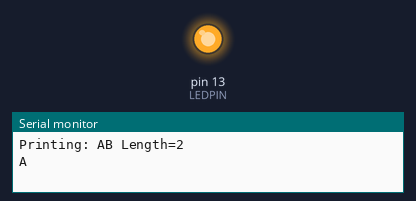
This sketch was run on a simulated Arduino Uno, built with avr-gcc and run on an emulated ATmega328P. Shown: output pins drawn as LEDs (lit = HIGH), the last lines printed to the serial monitor.

Above: at 0.57 s.
At 4.1 s:
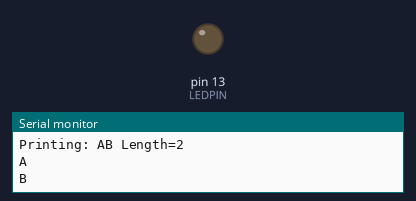
Timing chart, 0 to 6.5 s (numbered marks = the images above):
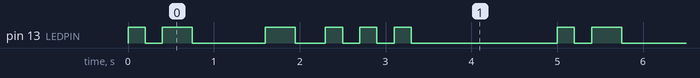

Measured:
- by itself, pin 13 (LEDPIN): repeats every 5.0 s: LOW 0.20 s, HIGH 0.35 s, LOW 0.85 s, HIGH 0.35 s, LOW 0.35 s, 2 × (HIGH 0.20 s, LOW 0.20 s), HIGH 0.20 s, LOW 1.7 s, HIGH 0.20 s
- by itself, everything shown: repeats every 5.0 s, in 12 steps

The sketch:

morse_medium.ino
```cpp
//
// Medium Morse SOS demo
// 7/2020 - Mahesh Neelakanta
//

/*
   Added const, loops, if-else, comparison operators
   math operators, compound operators, data types
*/

#define DOTDELAY 200   // How long to wait per dot
#define DASHDELAY 350  // How long to wait per dash
#define CHARDELAY 500  // How long to wait after end of each character
#define EOMDELAY  1000 // How long to wait after end of message

const int LEDPIN = 13;
const char msg[] = "AB";


void dot()
{
  digitalWrite(LEDPIN, HIGH);  // Turn on the LED
  delay(DOTDELAY);             // Leave LED on for a short (DOT) delay
  digitalWrite(LEDPIN, LOW);   // Turn off the LED
  delay(DOTDELAY);             // Leave LED on for a short (DOT) delay
}

void dash()
{
  digitalWrite(LEDPIN, HIGH);  // Turn on the LED
  delay(DASHDELAY);            // Leave LED on for a long (DASH) delay)
  digitalWrite(LEDPIN, LOW);   // Turn off the LED
  delay(DASHDELAY);            // Leave LED on for a long (DASH) delay)
}

//
void setup()
{
  Serial.begin(115200);

  pinMode(LEDPIN, OUTPUT);
}

void loop()
{
  int index;
  char letter;

  Serial.print("Printing: ");
  Serial.print(msg);
  Serial.print(" Length=");
  Serial.println(sizeof(msg)-1);

  for(index = 0; index < sizeof(msg)-1 ; index++) {
    letter = msg[index];
    Serial.println(letter);

    if (letter == 'A' || letter == 'a') {
      dot(); dash();
    }
    else if (letter == 'B' || letter == 'b') {
      dash(); dot(); dot(); dot();
    }
    else if (letter == 'S' || letter == 's') {
       dot(); dot() ; dot();
    }
    else if (letter = 'O' || letter == 's') {
       dash(); dash(); dash();
    }
    else {
      // Unknown value so skip it
    }
    delay(CHARDELAY);
  }
  delay(EOMDELAY);
}
```
